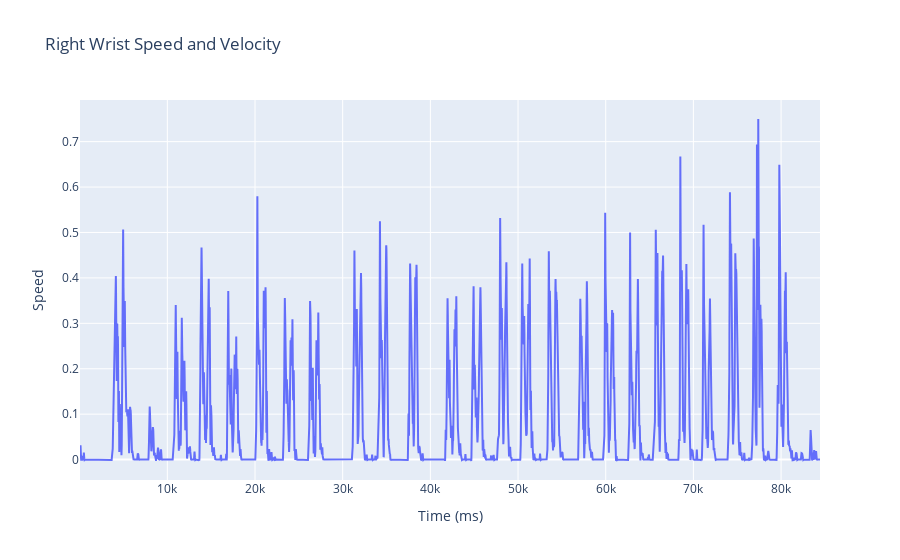

Notebook cell for this chart:
### Code cell
import plotly.graph_objects as go

# Create traces
trace0 = go.Scatter(x=final_df['time_ms'], y=final_df['right_wrist_speed'], mode='lines', name='Right Wrist Speed')
trace1 = go.Scatter(x=final_df['time_ms'], y=final_df['right_wrist_delta_x'], mode='lines', name='Right Wrist Raw Velocity X', yaxis='y2')
trace2 = go.Scatter(x=final_df['time_ms'], y=final_df['right_wrist_delta_y'], mode='lines', name='Right Wrist Raw Velocity Y', yaxis='y2')

# Create layout
layout = go.Layout(title='Right Wrist Speed and Velocity', xaxis=dict(title='Time (ms)'), yaxis1=dict(title='Speed', overlaying='y', side='left'))

# Create figure
fig = go.Figure(data=[trace0], layout=layout)

# Show figure
fig.show()

### Figure 1 — Plotly figure (JSON) as saved in the notebook; plotly's stock layout.template omitted (floating-point values rounded to 4 significant figures; data arrays with more than 128 entries replaced by an {"elided": "..."} marker saying what was removed)
{"data": [{"mode": "lines", "name": "Right Wrist Speed", "type": "scatter", "x": {"elided": "8441 int values"}, "y": {"elided": "8441 float values"}}], "layout": {"title": {"text": "Right Wrist Speed and Velocity"}, "xaxis": {"title": {"text": "Time (ms)"}}, "yaxis": {"overlaying": "y", "side": "left", "title": {"text": "Speed"}}}}
